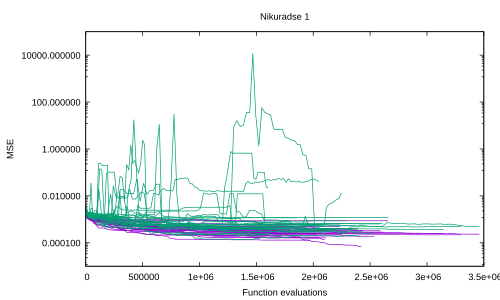

This chart was generated by the following gnuplot code:
set terminal pdf noenhanced font "Arial,10"

set datafile separator comma

set output "linecharts.pdf"

### Niku 1
set title "Nikuradse 1"

set ylabel "MSE"
set xlabel "Function evaluations"
set logscale y
# extract fevals,best fitness,avg size
plot for [i=1:30] 'nikuradse_1/run_'.i.'.csv' skip 11 using 2:($3) lc 1 with lines notitle,\
     for [i=1:30] 'nikuradse_1/run_'.i.'.csv' skip 11 using 2:($4) lc 2 with lines notitle

set xlabel "Generations"
plot for [i=1:30] 'nikuradse_1/run_'.i.'.csv' skip 11 using 1:($3) lc 1 with lines notitle,\
     for [i=1:30] 'nikuradse_1/run_'.i.'.csv' skip 11 using 1:($4) lc 2 with lines notitle

set ylabel "Avg. size"
set xlabel "Generations"
unset logscale
# extract generations,best fitness,avg size
plot for [i=1:30] 'nikuradse_1/run_'.i.'.csv' skip 11 using 1:($5) lc 1 with lines notitle

### Niku 2
set title "Nikuradse 2"

set ylabel "MSE"
set xlabel "Function evaluations"
set logscale y
# extract fevals,best fitness,avg size
plot for [i=1:30] 'nikuradse_2/run_'.i.'.csv' skip 11 using 2:($3) lc 1 with lines notitle,\
     for [i=1:30] 'nikuradse_2/run_'.i.'.csv' skip 11 using 2:($4) lc 2 with lines notitle

set xlabel "Generations"
plot for [i=1:30] 'nikuradse_2/run_'.i.'.csv' skip 11 using 1:($3) lc 1 with lines notitle,\
     for [i=1:30] 'nikuradse_2/run_'.i.'.csv' skip 11 using 1:($4) lc 2 with lines notitle

set ylabel "Avg. size"
set xlabel "Generations"
unset logscale
# extract generations,best fitness,avg size
plot for [i=1:30] 'nikuradse_2/run_'.i.'.csv' skip 11 using 1:($5) lc 1 with lines notitle



### Chemical Tower
set title "Chemical 1 Tower"

set ylabel "MSE"
set xlabel "Function evaluations"
set logscale y
# extract fevals,best fitness,avg size
plot for [i=1:30] 'chemical_1_tower/run_'.i.'.csv' skip 11 using 2:($3) lc 1 with lines notitle,\
     for [i=1:30] 'chemical_1_tower/run_'.i.'.csv' skip 11 using 2:($4) lc 2 with lines notitle

set xlabel "Generations"
plot for [i=1:30] 'chemical_1_tower/run_'.i.'.csv' skip 11 using 1:($3) lc 1 with lines notitle,\
     for [i=1:30] 'chemical_1_tower/run_'.i.'.csv' skip 11 using 1:($4) lc 2 with lines notitle

set ylabel "Avg. size"
set xlabel "Generations"
unset logscale
# extract generations,best fitness,avg size
plot for [i=1:30] 'chemical_1_tower/run_'.i.'.csv' skip 11 using 1:($5) lc 1 with lines notitle


### Chemical Competition
set title "Chemical 2 Competition"

set ylabel "MSE"
set xlabel "Function evaluations"
set logscale y
# extract fevals,best fitness,avg size
plot for [i=1:30] 'chemical_2_competition/run_'.i.'.csv' skip 11 using 2:($3) lc 1 with lines notitle,\
     for [i=1:30] 'chemical_2_competition/run_'.i.'.csv' skip 11 using 2:($4) lc 2 with lines notitle

set xlabel "Generations"
plot for [i=1:30] 'chemical_2_competition/run_'.i.'.csv' skip 11 using 1:($3) lc 1 with lines notitle,\
     for [i=1:30] 'chemical_2_competition/run_'.i.'.csv' skip 11 using 1:($4) lc 2 with lines notitle

set ylabel "Avg. size"
set xlabel "Generations"
unset logscale
# extract generations,best fitness,avg size
plot for [i=1:30] 'chemical_2_competition/run_'.i.'.csv' skip 11 using 1:($5) lc 1 with lines notitle



### Flow stress
set title "Flow stress phip=0.1"

set ylabel "MSE"
set xlabel "Function evaluations"
set logscale y
# extract fevals,best fitness,avg size
plot for [i=1:30] 'flow_stress_phip0.1/run_'.i.'.csv' skip 11 using 2:($3) lc 1 with lines notitle,\
     for [i=1:30] 'flow_stress_phip0.1/run_'.i.'.csv' skip 11 using 2:($4) lc 2 with lines notitle

set xlabel "Generations"
plot for [i=1:30] 'flow_stress_phip0.1/run_'.i.'.csv' skip 11 using 1:($3) lc 1 with lines notitle,\
     for [i=1:30] 'flow_stress_phip0.1/run_'.i.'.csv' skip 11 using 1:($4) lc 2 with lines notitle

set ylabel "Avg. size"
set xlabel "Generations"
unset logscale
# extract generations,best fitness,avg size
plot for [i=1:30] 'flow_stress_phip0.1/run_'.i.'.csv' skip 11 using 1:($5) lc 1 with lines notitle
